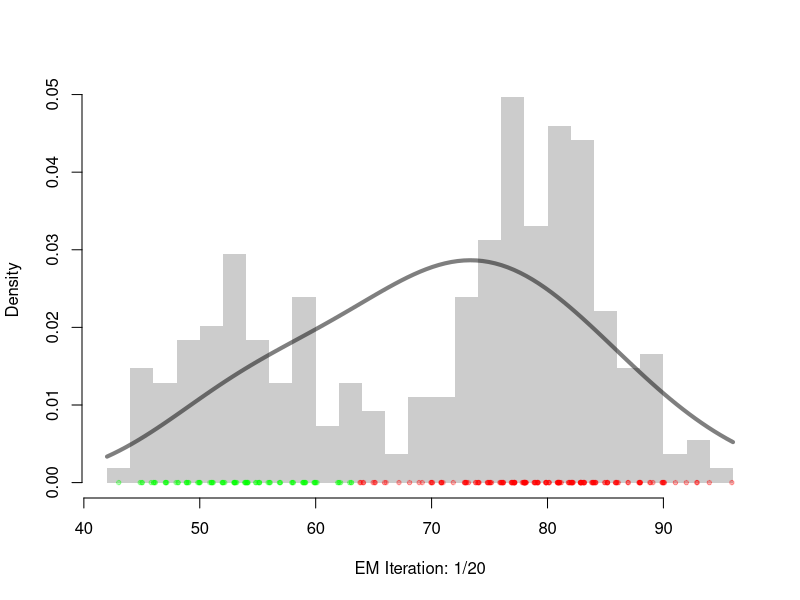
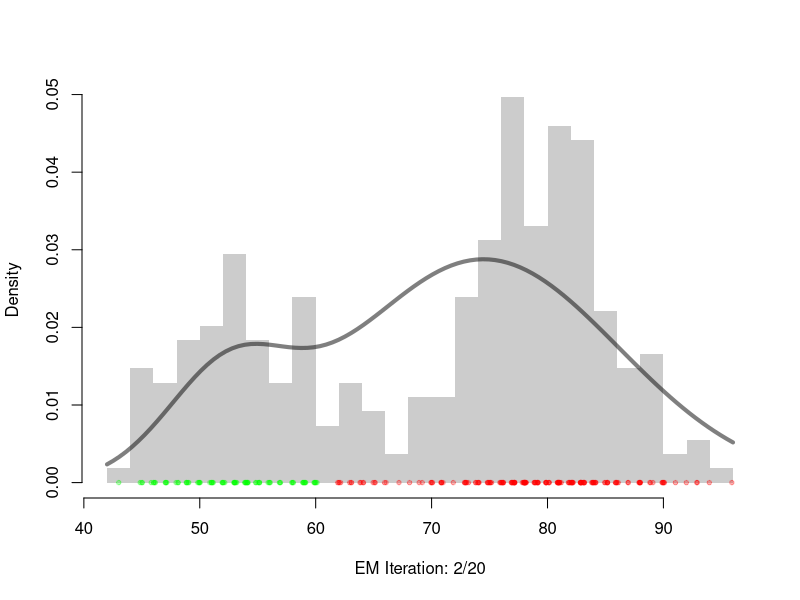
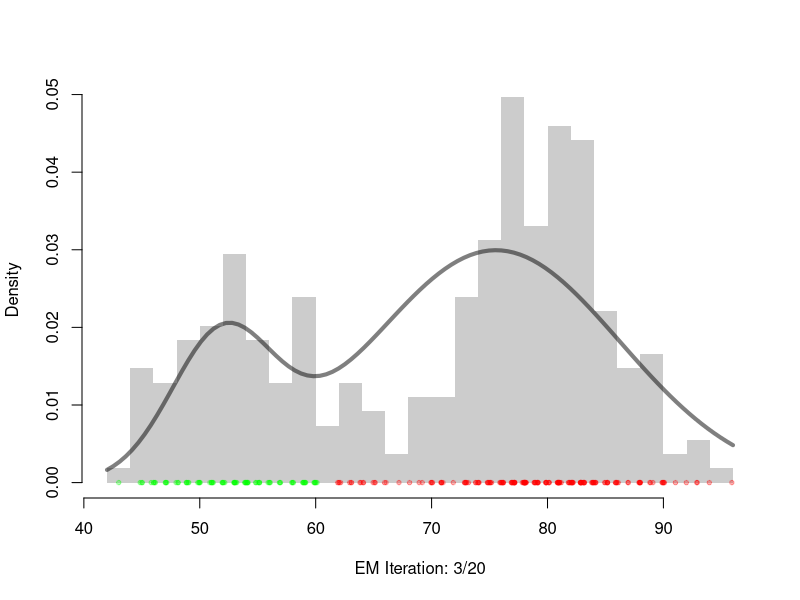
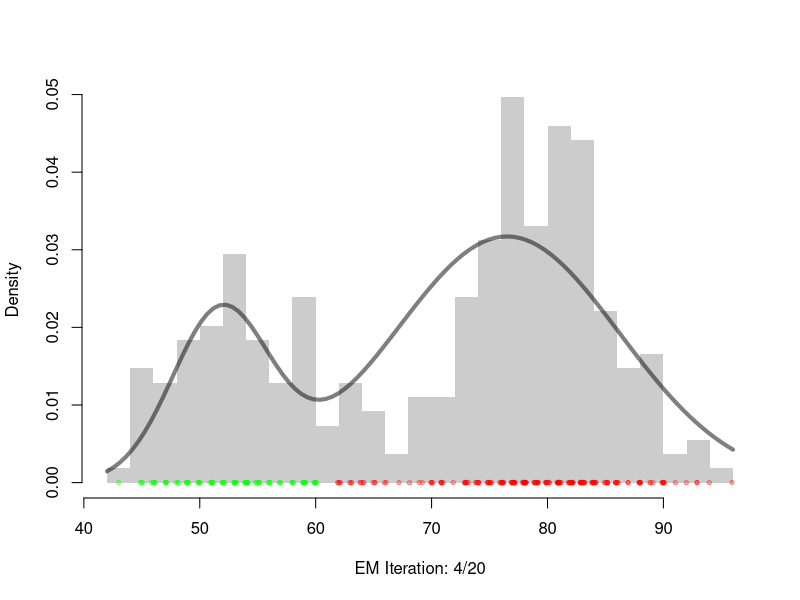
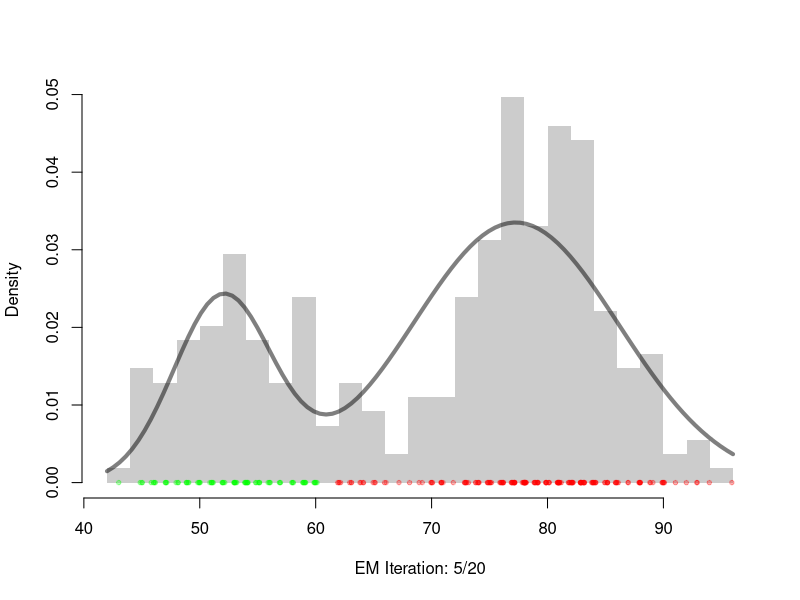
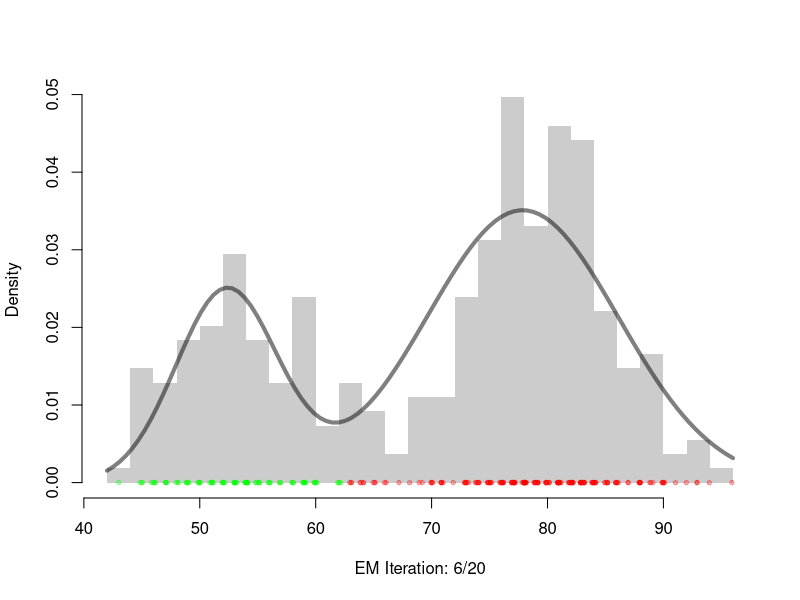
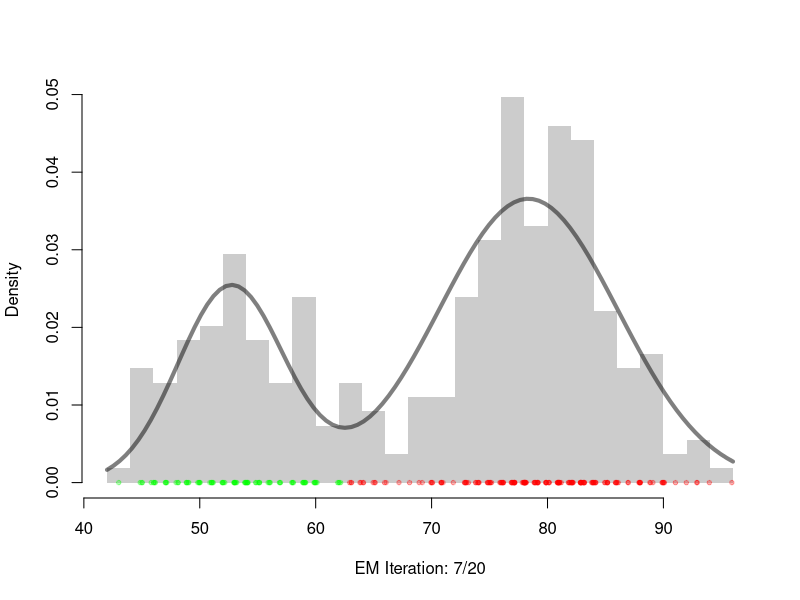
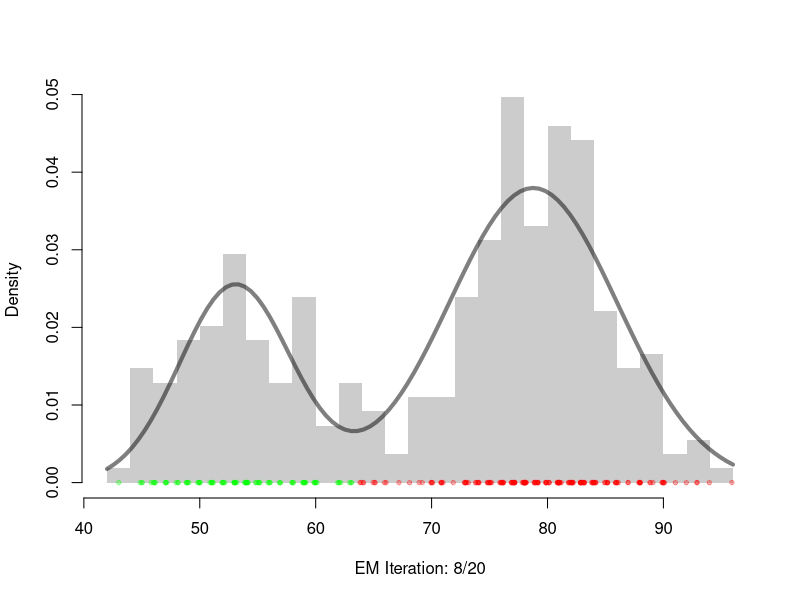

The R script that drew these images, in order:
data("faithful")
?faithful
head(faithful)
# Handmade EM4MoG ---------------------------------------------------------
#1 dim case

handmade.em <- function(y, p, mu, sigma, n_iter, plot_flag = T){ #plot_flag = T -> make a plot
  # Init / 2 components only
  cols     <- c(rgb(1,0,0,.3), rgb(0,1,0,.3))
  
  # ------ THESE ARE THE STARTING POINT OF OUR EVALUATION ----------------
  #the likelihood is build as sum of 2 components (it's a vector)
  like     <- p[1]*dnorm(y, mu[1], sigma[1]) + p[2]*dnorm(y, mu[2], sigma[2]) #evaluation of our likelihood (for 2 components)
  deviance <- -2*sum(log(like)) #applying the definition of the deviance
  res      <- matrix(NA,n_iter + 1, 8) #initialization of the matrix result (n_iter+1,8)
  #The matrix has 8 cols because we have 4 paramters with 2 components 
 
  res[1,]  <- c(0, p, mu, sigma, deviance)  #0= starting iterations; p,mu,sigma=initial values, deviance = value of the deviance
  
  for (iter in 1:n_iter) {
    # E step - 'get the responsabilities' - optimal E-step distribution
    # FOR EACH OBSERVATION
    d1 <- p[1]*dnorm(y, mu[1], sigma[1])
    d2 <- p[2]*dnorm(y, mu[2], sigma[2])
    #normalize it
    r1 <- d1/(d1 + d2) 
    r2 <- 1 - r1
    
    # M step - '' 
    # FOR EACH OBSERVATION
    p[1]     <- mean(r1)
    mu[1]    <- sum(r1*y)/sum(r1) #weighted mean of the observations
    sigma[1] <-sqrt( sum(r1*(y^2))/sum(r1) - (mu[1])^2 ) #weighted variance for the std
    
    p[2]     <- 1 - p[1]
    mu[2]    <- sum((r2)*y)/sum((r2))
    sigma[2] <- sqrt(sum(r2*(y^2))/sum(r2) - (mu[2])^2)
    
    #-----------UPDATE THE TARGETS------------------
    # -2 x log-likelihood (a.k.a. deviance)
    like     <- p[1]*dnorm(y, mu[1], sigma[1]) + p[2]*dnorm(y, mu[2], sigma[2])
    deviance <- -2*sum( log(like) )
    
    # Save
    res[iter+1,] <- c(iter, p, mu, sigma, deviance)
    
    # Plot the distributions
    if (plot_flag){
      hist(y, prob = T, breaks = 30, col = gray(.8), border = NA, 
           main = "", xlab = paste("EM Iteration: ", iter, "/", n_iter, sep = ""))
      set.seed(123)
      points(jitter(y), rep(0,length(y)), 
             pch = 19, cex = .6, 
             #classes
             col = cols[ (dnorm(y,mu[1],sigma[1]) > dnorm(y,mu[2],sigma[2])) + 1])
      curve(p[1]*dnorm(x,mu[1],sigma[1]) + p[2]*dnorm(x,mu[2],sigma[2]),
            lwd = 4, col = rgb(0,0,0,.5), add = TRUE)
      Sys.sleep(1.5)
    }
  }
  res <- data.frame(res)
  names(res) <- c("iteration","p1","p2","mu1","mu2","sigma1","sigma2","deviance")
  out <- list(parameters = c(p = p, mu = mu, sigma = sigma), deviance = deviance, res = res)
  return(out)
}

                      #y = data;
hem_fit <- handmade.em(faithful$waiting, #taking only the 'waiting' column
                       #initial values for our parameters - ALL RANDOM
#if we want to choose them, look at summary(faithful)
                       p      = c(.5,.5), #p= proportions
                       mu     = c(45,55), #mu= centers -> ARBITRARY
                       sigma  = c(8,8), #sigma= std
                       n_iter = 20) #n_iter = number of iterations
round(hem_fit$parameters, 3 )
hem_fit$deviance


# Handmade EM: Different Initial Values -----------------------------------

require(ggplot2)
require(gridExtra)
plotConvMC <- function(df, title = NULL){
  G      <- (ncol(df)-2)/3
  df$rep <- as.factor(df$rep)
  graf   <- vector("list", ncol(df)-2)
  for (j in (2:(ncol(df)-1))) {
    grafj <- ggplot(df) + geom_line(aes_string(df[,1],df[,j], 
                                               color = df[,ncol(df)])) +
      xlab("iteration") + ylab(names(df[j])) + theme(legend.position = "none")
    graf[[j-1]] <- grafj
  }
  do.call("grid.arrange", c(graf, ncol = 3, top = title))
}

D.em <- NULL
set.seed(1234)
for (m in (1:10)) {
  p1 <- runif(1,0.1,0.9)
  df.em <- handmade.em(faithful$waiting, 
                       p  = c(p1, 1 - p1), 
                       mu = rnorm(2, 70, 15), sigma = rlnorm(2, 2, 0.7),
                       n_iter = 50, plot_flag = F)$res
  df.em$rep <- m
  D.em <- rbind(D.em,df.em)
}
plotConvMC(D.em)

# Up to some permutation (labels switching), all the runs converge to the same solution.
# A very poor initial guess may lead to a very poor convergence of EM.

handmade.em(faithful$waiting, p = c(0.5, 0.5), mu = c(30, 40), sigma = c(2, 10), n_iter = 5)

# In this example, one of the variances converges essentially to 0... so be carfull while choosing the random initialization!

